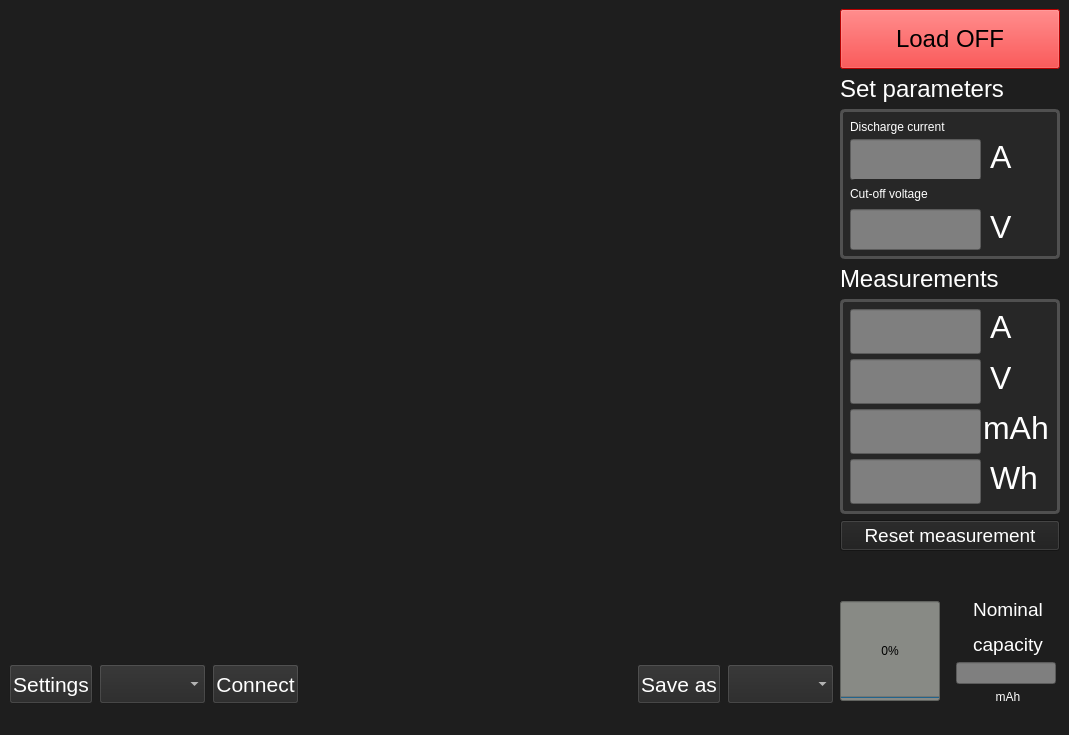
<?xml version="1.0" encoding="UTF-8"?>
<ui version="4.0">
 <class>Electronic_load_app</class>
 <widget class="QMainWindow" name="Electronic_load_app">
  <property name="geometry">
   <rect>
    <x>0</x>
    <y>0</y>
    <width>1069</width>
    <height>735</height>
   </rect>
  </property>
  <property name="sizePolicy">
   <sizepolicy hsizetype="Preferred" vsizetype="Preferred">
    <horstretch>0</horstretch>
    <verstretch>0</verstretch>
   </sizepolicy>
  </property>
  <property name="windowTitle">
   <string>Electronic_load_app</string>
  </property>
  <property name="styleSheet">
   <string notr="true">background-color: rgb(30, 30, 30)</string>
  </property>
  <widget class="QWidget" name="centralwidget">
   <layout class="QGridLayout" name="gridLayout">
    <item row="0" column="0">
     <layout class="QVBoxLayout" name="verticalLayout_3">
      <item>
       <widget class="QCustomPlot" name="VoltagePlot" native="true">
        <property name="minimumSize">
         <size>
          <width>500</width>
          <height>0</height>
         </size>
        </property>
       </widget>
      </item>
      <item>
       <layout class="QHBoxLayout" name="horizontalLayout">
        <item>
         <widget class="QPushButton" name="Settings">
          <property name="minimumSize">
           <size>
            <width>0</width>
            <height>40</height>
           </size>
          </property>
          <property name="font">
           <font>
            <pointsize>16</pointsize>
           </font>
          </property>
          <property name="styleSheet">
           <string notr="true">color : rgb(255,255,255);
background-color: rgb(39, 39, 39);</string>
          </property>
          <property name="text">
           <string>Settings</string>
          </property>
         </widget>
        </item>
        <item>
         <widget class="QComboBox" name="cmbPorts">
          <property name="minimumSize">
           <size>
            <width>0</width>
            <height>40</height>
           </size>
          </property>
          <property name="font">
           <font>
            <pointsize>16</pointsize>
           </font>
          </property>
          <property name="styleSheet">
           <string notr="true">color : rgb(255,255,255);
background-color: rgb(39, 39, 39);</string>
          </property>
         </widget>
        </item>
        <item>
         <widget class="QPushButton" name="portOpenButton">
          <property name="minimumSize">
           <size>
            <width>0</width>
            <height>40</height>
           </size>
          </property>
          <property name="font">
           <font>
            <pointsize>16</pointsize>
           </font>
          </property>
          <property name="styleSheet">
           <string notr="true">color : rgb(255,255,255);
background-color: rgb(39, 39, 39);</string>
          </property>
          <property name="text">
           <string>Connect</string>
          </property>
         </widget>
        </item>
        <item>
         <spacer name="horizontalSpacer">
          <property name="orientation">
           <enum>Qt::Horizontal</enum>
          </property>
          <property name="sizeHint" stdset="0">
           <size>
            <width>40</width>
            <height>20</height>
           </size>
          </property>
         </spacer>
        </item>
        <item>
         <widget class="QPushButton" name="SaveButton">
          <property name="minimumSize">
           <size>
            <width>0</width>
            <height>40</height>
           </size>
          </property>
          <property name="font">
           <font>
            <pointsize>16</pointsize>
           </font>
          </property>
          <property name="styleSheet">
           <string notr="true">color : rgb(255,255,255);
background-color: rgb(39, 39, 39);</string>
          </property>
          <property name="text">
           <string>Save as</string>
          </property>
         </widget>
        </item>
        <item>
         <widget class="QComboBox" name="cmbSaveAs">
          <property name="minimumSize">
           <size>
            <width>0</width>
            <height>40</height>
           </size>
          </property>
          <property name="font">
           <font>
            <pointsize>16</pointsize>
           </font>
          </property>
          <property name="styleSheet">
           <string notr="true">color : rgb(255,255,255);
background-color: rgb(39, 39, 39);</string>
          </property>
         </widget>
        </item>
       </layout>
      </item>
     </layout>
    </item>
    <item row="0" column="1">
     <layout class="QVBoxLayout" name="verticalLayout">
      <item>
       <widget class="QPushButton" name="load_on_offfButton">
        <property name="sizePolicy">
         <sizepolicy hsizetype="Fixed" vsizetype="Preferred">
          <horstretch>0</horstretch>
          <verstretch>0</verstretch>
         </sizepolicy>
        </property>
        <property name="minimumSize">
         <size>
          <width>0</width>
          <height>60</height>
         </size>
        </property>
        <property name="maximumSize">
         <size>
          <width>220</width>
          <height>60</height>
         </size>
        </property>
        <property name="font">
         <font>
          <pointsize>18</pointsize>
         </font>
        </property>
        <property name="styleSheet">
         <string notr="true">background-color: rgb(255, 0, 0)</string>
        </property>
        <property name="text">
         <string>Load OFF</string>
        </property>
       </widget>
      </item>
      <item>
       <widget class="QLabel" name="label">
        <property name="sizePolicy">
         <sizepolicy hsizetype="Fixed" vsizetype="Preferred">
          <horstretch>0</horstretch>
          <verstretch>0</verstretch>
         </sizepolicy>
        </property>
        <property name="maximumSize">
         <size>
          <width>200</width>
          <height>40</height>
         </size>
        </property>
        <property name="font">
         <font>
          <pointsize>18</pointsize>
         </font>
        </property>
        <property name="styleSheet">
         <string notr="true"/>
        </property>
        <property name="text">
         <string>&lt;html&gt;&lt;head/&gt;&lt;body&gt;&lt;p&gt;&lt;span style=&quot; color:#ffffff;&quot;&gt;Set parameters&lt;/span&gt;&lt;/p&gt;&lt;/body&gt;&lt;/html&gt;</string>
        </property>
       </widget>
      </item>
      <item>
       <widget class="QFrame" name="frame_2">
        <property name="sizePolicy">
         <sizepolicy hsizetype="Fixed" vsizetype="Preferred">
          <horstretch>0</horstretch>
          <verstretch>0</verstretch>
         </sizepolicy>
        </property>
        <property name="minimumSize">
         <size>
          <width>220</width>
          <height>150</height>
         </size>
        </property>
        <property name="maximumSize">
         <size>
          <width>200</width>
          <height>16777215</height>
         </size>
        </property>
        <property name="styleSheet">
         <string notr="true">QFrame {
	background-color: rgb(39, 39, 39);
	border-width: 3;
    border-radius: 5;
    border-style: solid;
    border-color: rgb(80, 80, 80)
}</string>
        </property>
        <property name="frameShape">
         <enum>QFrame::StyledPanel</enum>
        </property>
        <property name="frameShadow">
         <enum>QFrame::Raised</enum>
        </property>
        <widget class="QLabel" name="label_3">
         <property name="geometry">
          <rect>
           <x>10</x>
           <y>3</y>
           <width>180</width>
           <height>30</height>
          </rect>
         </property>
         <property name="maximumSize">
          <size>
           <width>200</width>
           <height>30</height>
          </size>
         </property>
         <property name="styleSheet">
          <string notr="true">QLabel{
	border-width: 0;
}</string>
         </property>
         <property name="text">
          <string>&lt;html&gt;&lt;head/&gt;&lt;body&gt;&lt;p&gt;&lt;span style=&quot; color:#ffffff;&quot;&gt;Discharge current&lt;/span&gt;&lt;/p&gt;&lt;/body&gt;&lt;/html&gt;</string>
         </property>
        </widget>
        <widget class="QLineEdit" name="setCurrent">
         <property name="geometry">
          <rect>
           <x>10</x>
           <y>30</y>
           <width>131</width>
           <height>41</height>
          </rect>
         </property>
         <property name="sizePolicy">
          <sizepolicy hsizetype="Preferred" vsizetype="Preferred">
           <horstretch>0</horstretch>
           <verstretch>0</verstretch>
          </sizepolicy>
         </property>
         <property name="font">
          <font>
           <pointsize>24</pointsize>
          </font>
         </property>
         <property name="styleSheet">
          <string notr="true">QLineEdit{
	background-color: rgb(127, 127, 127);
}</string>
         </property>
         <property name="inputMethodHints">
          <set>Qt::ImhNone</set>
         </property>
        </widget>
        <widget class="QLabel" name="label_6">
         <property name="geometry">
          <rect>
           <x>150</x>
           <y>30</y>
           <width>22</width>
           <height>30</height>
          </rect>
         </property>
         <property name="maximumSize">
          <size>
           <width>16777215</width>
           <height>30</height>
          </size>
         </property>
         <property name="font">
          <font>
           <pointsize>24</pointsize>
          </font>
         </property>
         <property name="styleSheet">
          <string notr="true">QLabel{
	border-width: 0;
}</string>
         </property>
         <property name="text">
          <string>&lt;html&gt;&lt;head/&gt;&lt;body&gt;&lt;p&gt;&lt;span style=&quot; color:#ffffff;&quot;&gt;A&lt;/span&gt;&lt;/p&gt;&lt;/body&gt;&lt;/html&gt;</string>
         </property>
        </widget>
        <widget class="QLabel" name="label_4">
         <property name="geometry">
          <rect>
           <x>10</x>
           <y>70</y>
           <width>180</width>
           <height>30</height>
          </rect>
         </property>
         <property name="maximumSize">
          <size>
           <width>16777215</width>
           <height>30</height>
          </size>
         </property>
         <property name="styleSheet">
          <string notr="true">QLabel{
	border-width: 0;
}</string>
         </property>
         <property name="text">
          <string>&lt;html&gt;&lt;head/&gt;&lt;body&gt;&lt;p&gt;&lt;span style=&quot; color:#ffffff;&quot;&gt;Cut-off voltage&lt;/span&gt;&lt;/p&gt;&lt;/body&gt;&lt;/html&gt;</string>
         </property>
        </widget>
        <widget class="QLineEdit" name="cutoffVoltage">
         <property name="geometry">
          <rect>
           <x>10</x>
           <y>100</y>
           <width>131</width>
           <height>41</height>
          </rect>
         </property>
         <property name="sizePolicy">
          <sizepolicy hsizetype="Preferred" vsizetype="Preferred">
           <horstretch>0</horstretch>
           <verstretch>0</verstretch>
          </sizepolicy>
         </property>
         <property name="font">
          <font>
           <pointsize>24</pointsize>
          </font>
         </property>
         <property name="styleSheet">
          <string notr="true">QLineEdit{
	background-color: rgb(127, 127, 127);
}</string>
         </property>
        </widget>
        <widget class="QLabel" name="label_8">
         <property name="geometry">
          <rect>
           <x>150</x>
           <y>100</y>
           <width>22</width>
           <height>30</height>
          </rect>
         </property>
         <property name="maximumSize">
          <size>
           <width>16777215</width>
           <height>30</height>
          </size>
         </property>
         <property name="font">
          <font>
           <pointsize>24</pointsize>
          </font>
         </property>
         <property name="styleSheet">
          <string notr="true">QLabel{
	border-width: 0;
}</string>
         </property>
         <property name="text">
          <string>&lt;html&gt;&lt;head/&gt;&lt;body&gt;&lt;p&gt;&lt;span style=&quot; color:#ffffff;&quot;&gt;V&lt;/span&gt;&lt;/p&gt;&lt;/body&gt;&lt;/html&gt;</string>
         </property>
        </widget>
       </widget>
      </item>
      <item>
       <widget class="QLabel" name="label_2">
        <property name="sizePolicy">
         <sizepolicy hsizetype="Fixed" vsizetype="Preferred">
          <horstretch>0</horstretch>
          <verstretch>0</verstretch>
         </sizepolicy>
        </property>
        <property name="maximumSize">
         <size>
          <width>200</width>
          <height>40</height>
         </size>
        </property>
        <property name="font">
         <font>
          <pointsize>18</pointsize>
         </font>
        </property>
        <property name="text">
         <string>&lt;html&gt;&lt;head/&gt;&lt;body&gt;&lt;p&gt;&lt;span style=&quot; color:#ffffff;&quot;&gt;Measurements&lt;/span&gt;&lt;/p&gt;&lt;/body&gt;&lt;/html&gt;</string>
        </property>
       </widget>
      </item>
      <item>
       <widget class="QFrame" name="frame_3">
        <property name="sizePolicy">
         <sizepolicy hsizetype="Fixed" vsizetype="Preferred">
          <horstretch>0</horstretch>
          <verstretch>0</verstretch>
         </sizepolicy>
        </property>
        <property name="minimumSize">
         <size>
          <width>220</width>
          <height>215</height>
         </size>
        </property>
        <property name="maximumSize">
         <size>
          <width>200</width>
          <height>16777215</height>
         </size>
        </property>
        <property name="styleSheet">
         <string notr="true">QFrame {
	background-color: rgb(39, 39, 39);
	border-width: 3;
    border-radius: 5;
    border-style: solid;
    border-color: rgb(80, 80, 80)
}</string>
        </property>
        <property name="frameShape">
         <enum>QFrame::StyledPanel</enum>
        </property>
        <property name="frameShadow">
         <enum>QFrame::Raised</enum>
        </property>
        <widget class="QLineEdit" name="measuredVoltage">
         <property name="geometry">
          <rect>
           <x>10</x>
           <y>60</y>
           <width>131</width>
           <height>45</height>
          </rect>
         </property>
         <property name="font">
          <font>
           <pointsize>24</pointsize>
          </font>
         </property>
         <property name="acceptDrops">
          <bool>true</bool>
         </property>
         <property name="styleSheet">
          <string notr="true">background-color: rgb(127, 127, 127)</string>
         </property>
         <property name="inputMethodHints">
          <set>Qt::ImhNone</set>
         </property>
         <property name="echoMode">
          <enum>QLineEdit::Normal</enum>
         </property>
         <property name="readOnly">
          <bool>true</bool>
         </property>
        </widget>
        <widget class="QLineEdit" name="measuredCurrent">
         <property name="enabled">
          <bool>true</bool>
         </property>
         <property name="geometry">
          <rect>
           <x>10</x>
           <y>10</y>
           <width>131</width>
           <height>45</height>
          </rect>
         </property>
         <property name="font">
          <font>
           <pointsize>24</pointsize>
          </font>
         </property>
         <property name="styleSheet">
          <string notr="true">background-color: rgb(127, 127, 127)</string>
         </property>
         <property name="readOnly">
          <bool>true</bool>
         </property>
        </widget>
        <widget class="QLabel" name="label_5">
         <property name="geometry">
          <rect>
           <x>150</x>
           <y>60</y>
           <width>21</width>
           <height>40</height>
          </rect>
         </property>
         <property name="maximumSize">
          <size>
           <width>16777215</width>
           <height>40</height>
          </size>
         </property>
         <property name="font">
          <font>
           <pointsize>24</pointsize>
          </font>
         </property>
         <property name="autoFillBackground">
          <bool>false</bool>
         </property>
         <property name="styleSheet">
          <string notr="true">QLabel{
	border-width: 0;
}</string>
         </property>
         <property name="text">
          <string>&lt;html&gt;&lt;head/&gt;&lt;body&gt;&lt;p&gt;&lt;span style=&quot; color:#ffffff;&quot;&gt;V&lt;/span&gt;&lt;/p&gt;&lt;/body&gt;&lt;/html&gt;</string>
         </property>
        </widget>
        <widget class="QLabel" name="label_7">
         <property name="geometry">
          <rect>
           <x>150</x>
           <y>10</y>
           <width>31</width>
           <height>30</height>
          </rect>
         </property>
         <property name="maximumSize">
          <size>
           <width>16777215</width>
           <height>30</height>
          </size>
         </property>
         <property name="font">
          <font>
           <pointsize>24</pointsize>
          </font>
         </property>
         <property name="styleSheet">
          <string notr="true">QLabel{
	border-width: 0;
}</string>
         </property>
         <property name="text">
          <string>&lt;html&gt;&lt;head/&gt;&lt;body&gt;&lt;p&gt;&lt;span style=&quot; color:#ffffff;&quot;&gt;A&lt;/span&gt;&lt;/p&gt;&lt;/body&gt;&lt;/html&gt;</string>
         </property>
        </widget>
        <widget class="QLineEdit" name="capacity_mAh">
         <property name="geometry">
          <rect>
           <x>10</x>
           <y>110</y>
           <width>131</width>
           <height>45</height>
          </rect>
         </property>
         <property name="font">
          <font>
           <pointsize>24</pointsize>
          </font>
         </property>
         <property name="styleSheet">
          <string notr="true">background-color: rgb(127, 127, 127)</string>
         </property>
         <property name="readOnly">
          <bool>false</bool>
         </property>
        </widget>
        <widget class="QLineEdit" name="capacity_Wh">
         <property name="geometry">
          <rect>
           <x>10</x>
           <y>160</y>
           <width>131</width>
           <height>45</height>
          </rect>
         </property>
         <property name="font">
          <font>
           <pointsize>24</pointsize>
          </font>
         </property>
         <property name="styleSheet">
          <string notr="true">background-color: rgb(127, 127, 127)</string>
         </property>
         <property name="readOnly">
          <bool>true</bool>
         </property>
        </widget>
        <widget class="QLabel" name="label_9">
         <property name="geometry">
          <rect>
           <x>143</x>
           <y>110</y>
           <width>71</width>
           <height>40</height>
          </rect>
         </property>
         <property name="maximumSize">
          <size>
           <width>16777215</width>
           <height>40</height>
          </size>
         </property>
         <property name="font">
          <font>
           <pointsize>24</pointsize>
          </font>
         </property>
         <property name="autoFillBackground">
          <bool>false</bool>
         </property>
         <property name="styleSheet">
          <string notr="true">QLabel{
	border-width: 0;
}</string>
         </property>
         <property name="text">
          <string>&lt;html&gt;&lt;head/&gt;&lt;body&gt;&lt;p&gt;&lt;span style=&quot; color:#ffffff;&quot;&gt;mAh&lt;/span&gt;&lt;/p&gt;&lt;/body&gt;&lt;/html&gt;</string>
         </property>
        </widget>
        <widget class="QLabel" name="label_10">
         <property name="geometry">
          <rect>
           <x>150</x>
           <y>160</y>
           <width>61</width>
           <height>40</height>
          </rect>
         </property>
         <property name="maximumSize">
          <size>
           <width>16777215</width>
           <height>40</height>
          </size>
         </property>
         <property name="font">
          <font>
           <pointsize>24</pointsize>
          </font>
         </property>
         <property name="autoFillBackground">
          <bool>false</bool>
         </property>
         <property name="styleSheet">
          <string notr="true">color: rgb(255, 255, 255);
border-width: 0</string>
         </property>
         <property name="text">
          <string>&lt;html&gt;&lt;head/&gt;&lt;body&gt;&lt;p&gt;Wh&lt;/p&gt;&lt;/body&gt;&lt;/html&gt;</string>
         </property>
        </widget>
       </widget>
      </item>
      <item>
       <widget class="QPushButton" name="resetMeas">
        <property name="sizePolicy">
         <sizepolicy hsizetype="Fixed" vsizetype="Fixed">
          <horstretch>0</horstretch>
          <verstretch>0</verstretch>
         </sizepolicy>
        </property>
        <property name="minimumSize">
         <size>
          <width>220</width>
          <height>0</height>
         </size>
        </property>
        <property name="font">
         <font>
          <pointsize>14</pointsize>
         </font>
        </property>
        <property name="styleSheet">
         <string notr="true">color : rgb(255,255,255)</string>
        </property>
        <property name="text">
         <string>Reset measurement</string>
        </property>
       </widget>
      </item>
      <item>
       <spacer name="verticalSpacer">
        <property name="orientation">
         <enum>Qt::Vertical</enum>
        </property>
        <property name="sizeHint" stdset="0">
         <size>
          <width>20</width>
          <height>40</height>
         </size>
        </property>
       </spacer>
      </item>
      <item>
       <layout class="QHBoxLayout" name="horizontalLayout_2">
        <property name="sizeConstraint">
         <enum>QLayout::SetDefaultConstraint</enum>
        </property>
        <item>
         <widget class="QProgressBar" name="BatCapacityBar">
          <property name="sizePolicy">
           <sizepolicy hsizetype="Fixed" vsizetype="Fixed">
            <horstretch>0</horstretch>
            <verstretch>0</verstretch>
           </sizepolicy>
          </property>
          <property name="minimumSize">
           <size>
            <width>80</width>
            <height>100</height>
           </size>
          </property>
          <property name="maximumSize">
           <size>
            <width>100</width>
            <height>100</height>
           </size>
          </property>
          <property name="styleSheet">
           <string notr="true">QProgressBar {
     background-color: rgb(136, 138, 133);
 }</string>
          </property>
          <property name="value">
           <number>0</number>
          </property>
          <property name="orientation">
           <enum>Qt::Vertical</enum>
          </property>
         </widget>
        </item>
        <item>
         <spacer name="horizontalSpacer_2">
          <property name="orientation">
           <enum>Qt::Horizontal</enum>
          </property>
          <property name="sizeType">
           <enum>QSizePolicy::Minimum</enum>
          </property>
          <property name="sizeHint" stdset="0">
           <size>
            <width>10</width>
            <height>20</height>
           </size>
          </property>
         </spacer>
        </item>
        <item>
         <layout class="QVBoxLayout" name="verticalLayout_2">
          <item>
           <widget class="QLabel" name="label_11">
            <property name="font">
             <font>
              <kerning>true</kerning>
             </font>
            </property>
            <property name="styleSheet">
             <string notr="true">color: rgb(255, 255, 255);
border-width: 0</string>
            </property>
            <property name="text">
             <string>&lt;!DOCTYPE HTML PUBLIC &quot;-//W3C//DTD HTML 4.0//EN&quot; &quot;http://www.w3.org/TR/REC-html40/strict.dtd&quot;&gt;
&lt;html&gt;&lt;head&gt;&lt;meta name=&quot;qrichtext&quot; content=&quot;1&quot; /&gt;&lt;style type=&quot;text/css&quot;&gt;
p, li { white-space: pre-wrap; }
&lt;/style&gt;&lt;/head&gt;&lt;body style=&quot; font-family:'Ubuntu'; font-size:11pt; font-weight:400; font-style:normal;&quot;&gt;
&lt;p align=&quot;center&quot; style=&quot; margin-top:12px; margin-bottom:12px; margin-left:0px; margin-right:0px; -qt-block-indent:0; text-indent:0px;&quot;&gt;&lt;span style=&quot; font-size:14pt;&quot;&gt;Nominal&lt;/span&gt;&lt;/p&gt;
&lt;p align=&quot;center&quot; style=&quot; margin-top:12px; margin-bottom:12px; margin-left:0px; margin-right:0px; -qt-block-indent:0; text-indent:0px;&quot;&gt;&lt;span style=&quot; font-size:14pt;&quot;&gt;capacity&lt;/span&gt;&lt;/p&gt;&lt;/body&gt;&lt;/html&gt;</string>
            </property>
           </widget>
          </item>
          <item>
           <widget class="QLineEdit" name="NominalCapacity">
            <property name="sizePolicy">
             <sizepolicy hsizetype="Fixed" vsizetype="Fixed">
              <horstretch>0</horstretch>
              <verstretch>0</verstretch>
             </sizepolicy>
            </property>
            <property name="minimumSize">
             <size>
              <width>100</width>
              <height>0</height>
             </size>
            </property>
            <property name="maximumSize">
             <size>
              <width>100</width>
              <height>16777215</height>
             </size>
            </property>
            <property name="styleSheet">
             <string notr="true">background-color: rgb(127, 127, 127)</string>
            </property>
           </widget>
          </item>
          <item>
           <widget class="QLabel" name="label_12">
            <property name="styleSheet">
             <string notr="true">color: rgb(255, 255, 255);
border-width: 0</string>
            </property>
            <property name="text">
             <string>&lt;html&gt;&lt;head/&gt;&lt;body&gt;&lt;p align=&quot;center&quot;&gt;mAh&lt;/p&gt;&lt;/body&gt;&lt;/html&gt;</string>
            </property>
           </widget>
          </item>
         </layout>
        </item>
       </layout>
      </item>
     </layout>
    </item>
   </layout>
  </widget>
  <widget class="QStatusBar" name="statusbar"/>
 </widget>
 <customwidgets>
  <customwidget>
   <class>QCustomPlot</class>
   <extends>QWidget</extends>
   <header>qcustomplot.h</header>
   <container>1</container>
  </customwidget>
 </customwidgets>
 <resources/>
 <connections/>
</ui>
